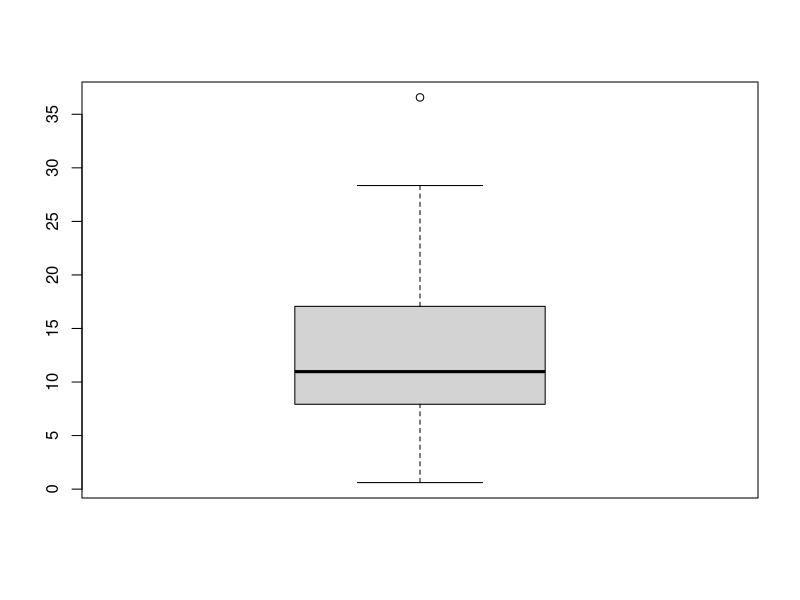

Source code (R):
cars #affichage des données
View(cars)
str(cars) #résumé statistique
data1<-cars
View(data1)
data1$dist2<-data1$dist*0.3048
View(data1)
?ifelse
data1$speed2<-ifelse(test=data1$speed<10,yes=NA,no=data1$speed*1.60934)
data1_standard<-scale(data1)
data1_standard
summary(data1_standard)
minimum<-apply(data1,MARGIN = 2, FUN=min) #obtention des minimums par variable
maximum<-apply(data1,MARGIN = 2, FUN=max) #obtention des maximums par variable
cars_01norm<-scale(data1,center=minimum,scale=maximum-minimum)
summary(cars_01norm)
boxplot(data1$dist2)
